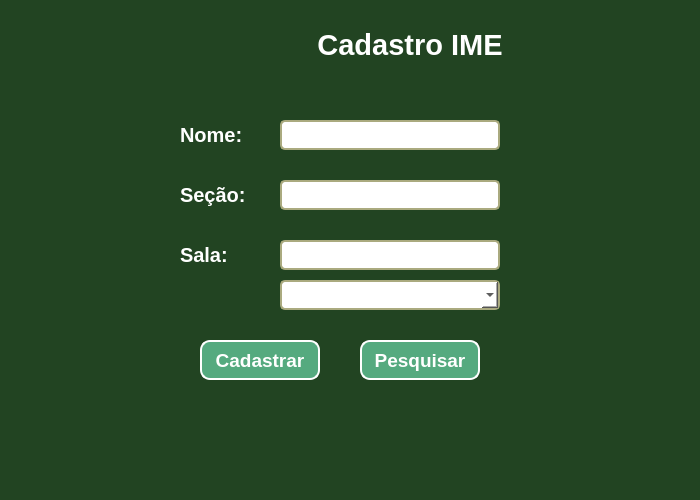
<?xml version="1.0" encoding="UTF-8"?>
<ui version="4.0">
 <class>MainWindow</class>
 <widget class="QMainWindow" name="MainWindow">
  <property name="geometry">
   <rect>
    <x>0</x>
    <y>0</y>
    <width>700</width>
    <height>500</height>
   </rect>
  </property>
  <property name="windowTitle">
   <string>Cadastro IME</string>
  </property>
  <property name="styleSheet">
   <string notr="true">
background-color: rgb(34, 68, 34);  /* Cor de fundo verde militar */
color: white;  /* Cor do texto branco */
font-family: "Arial"; /* Fonte padrão */
</string>
  </property>
  <widget class="QWidget" name="centralwidget">
   <widget class="QLabel" name="label">
    <property name="geometry">
     <rect>
      <x>260</x>
      <y>20</y>
      <width>300</width>
      <height>50</height>
     </rect>
    </property>
    <property name="font">
     <font>
      <pointsize>22</pointsize>
      <weight>75</weight>
      <bold>true</bold>
     </font>
    </property>
    <property name="alignment">
     <set>Qt::AlignCenter</set>
    </property>
    <property name="text">
     <string>Cadastro IME</string>
    </property>
   </widget>
   <widget class="QLabel" name="label_2">
    <property name="geometry">
     <rect>
      <x>180</x>
      <y>120</y>
      <width>80</width>
      <height>30</height>
     </rect>
    </property>
    <property name="font">
     <font>
      <pointsize>15</pointsize>
      <bold>true</bold>
     </font>
    </property>
    <property name="text">
     <string>Nome:</string>
    </property>
   </widget>
   <widget class="QLabel" name="label_3">
    <property name="geometry">
     <rect>
      <x>180</x>
      <y>180</y>
      <width>80</width>
      <height>30</height>
     </rect>
    </property>
    <property name="font">
     <font>
      <pointsize>15</pointsize>
      <bold>true</bold>
     </font>
    </property>
    <property name="text">
     <string>Seção:</string>
    </property>
   </widget>
   <widget class="QLabel" name="label_4">
    <property name="geometry">
     <rect>
      <x>180</x>
      <y>240</y>
      <width>80</width>
      <height>30</height>
     </rect>
    </property>
    <property name="font">
     <font>
      <pointsize>15</pointsize>
      <bold>true</bold>
     </font>
    </property>
    <property name="text">
     <string>Sala:</string>
    </property>
   </widget>
   <widget class="QLineEdit" name="lineEdit">
    <property name="geometry">
     <rect>
      <x>280</x>
      <y>120</y>
      <width>220</width>
      <height>30</height>
     </rect>
    </property>
    <property name="styleSheet">
     <string notr="true">
background-color: rgb(255, 255, 255); /* Cor de fundo branca */
border: 2px solid rgb(170, 170, 127); /* Borda estilo militar */
border-radius: 5px;
color: black; /* Cor do texto preta */
</string>
    </property>
   </widget>
   <widget class="QLineEdit" name="lineEdit_2">
    <property name="geometry">
     <rect>
      <x>280</x>
      <y>180</y>
      <width>220</width>
      <height>30</height>
     </rect>
    </property>
    <property name="styleSheet">
     <string notr="true">
background-color: rgb(255, 255, 255); /* Cor de fundo branca */
border: 2px solid rgb(170, 170, 127); /* Borda estilo militar */
border-radius: 5px;
color: black; /* Cor do texto preta */
</string>
    </property>
   </widget>
   <widget class="QLineEdit" name="lineEdit_3">
    <property name="geometry">
     <rect>
      <x>280</x>
      <y>240</y>
      <width>220</width>
      <height>30</height>
     </rect>
    </property>
    <property name="styleSheet">
     <string notr="true">
background-color: rgb(255, 255, 255); /* Cor de fundo branca */
border: 2px solid rgb(170, 170, 127); /* Borda estilo militar */
border-radius: 5px;
color: black; /* Cor do texto preta */
</string>
    </property>
   </widget>
   <!-- QComboBox para escolher entre Escada e Elevador -->
   <widget class="QComboBox" name="comboBox">
    <property name="geometry">
     <rect>
      <x>280</x>
      <y>280</y>
      <width>220</width>
      <height>30</height>
     </rect>
    </property>
    <property name="styleSheet">
     <string notr="true">
background-color: rgb(255, 255, 255); /* Cor de fundo branca */
border: 2px solid rgb(170, 170, 127); /* Borda estilo militar */
border-radius: 5px;
color: black; /* Cor do texto preta */
</string>
    </property>
   </widget>
   <widget class="QPushButton" name="pushButton">
    <property name="geometry">
     <rect>
      <x>200</x>
      <y>340</y>
      <width>120</width>
      <height>40</height>
     </rect>
    </property>
    <property name="font">
     <font>
      <pointsize>14</pointsize>
      <weight>75</weight>
      <bold>true</bold>
     </font>
    </property>
    <property name="styleSheet">
     <string notr="true">
background-color: rgb(85, 170, 127); /* Verde militar */
border: 2px solid white;
border-radius: 10px;
color: white;
</string>
    </property>
    <property name="text">
     <string>Cadastrar</string>
    </property>
   </widget>
   <widget class="QPushButton" name="pushButton_2">
    <property name="geometry">
     <rect>
      <x>360</x>
      <y>340</y>
      <width>120</width>
      <height>40</height>
     </rect>
    </property>
    <property name="font">
     <font>
      <pointsize>14</pointsize>
      <weight>75</weight>
      <bold>true</bold>
     </font>
    </property>
    <property name="styleSheet">
     <string notr="true">
background-color: rgb(85, 170, 127); /* Verde militar */
border: 2px solid white;
border-radius: 10px;
color: white;
</string>
    </property>
    <property name="text">
     <string>Pesquisar</string>
    </property>
   </widget>
  </widget>
  <widget class="QMenuBar" name="menubar">
   <property name="geometry">
    <rect>
     <x>0</x>
     <y>0</y>
     <width>700</width>
     <height>21</height>
    </rect>
   </property>
  </widget>
  <widget class="QStatusBar" name="statusbar"/>
 </widget>
 <resources/>
 <connections/>
</ui>
